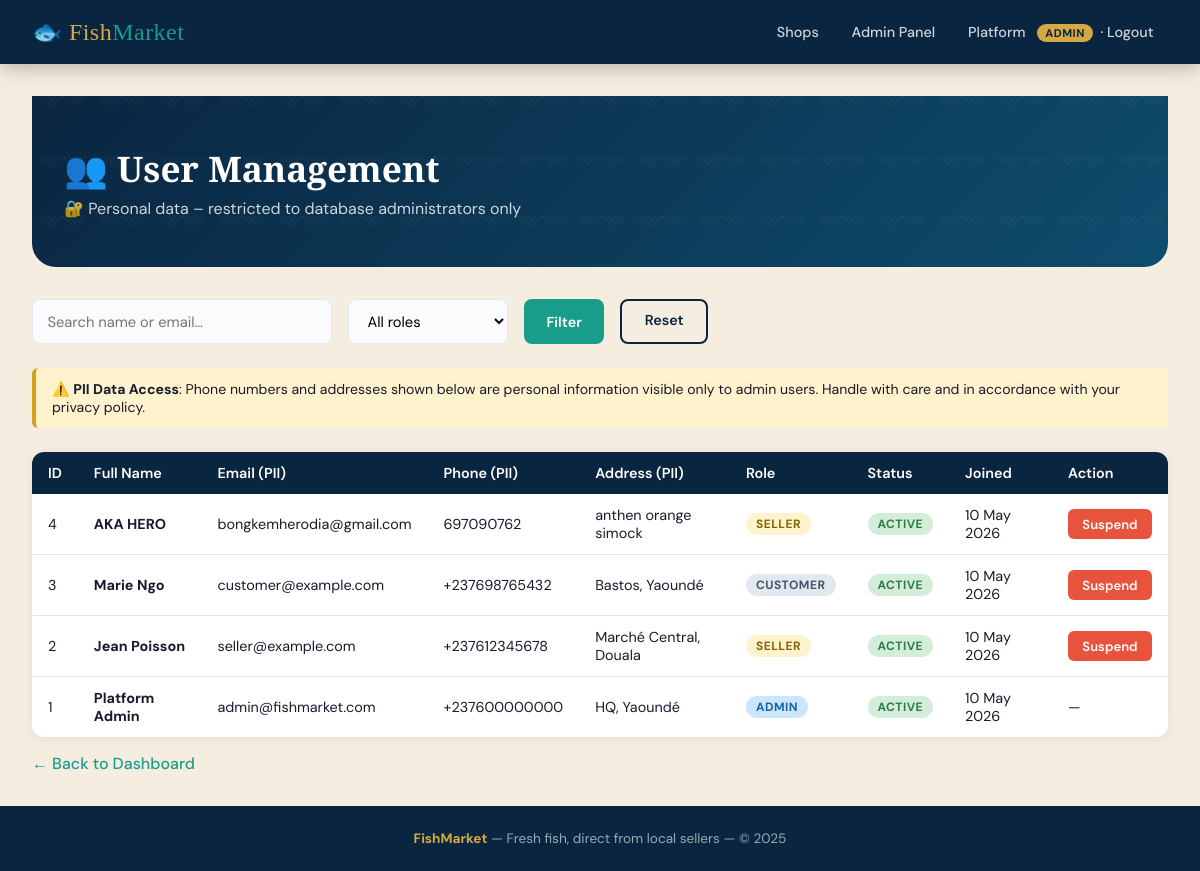
Page /admin/users (signed in) on the committed database.
### app.py (models this page shows, shortened)
class User(db.Model):
    __tablename__ = "users"
    id           = db.Column(db.Integer, primary_key=True)
    email        = db.Column(db.String(120), unique=True, nullable=False)
    password_hash= db.Column(db.String(256), nullable=False)
    role         = db.Column(db.String(20), nullable=False, default="customer")  # admin / seller / customer
    full_name    = db.Column(db.String(120), nullable=False)
    phone        = db.Column(db.String(30))           # PII – admin-only
    address      = db.Column(db.String(255))          # PII – admin-only
    created_at   = db.Column(db.DateTime, default=datetime.utcnow)
    is_active    = db.Column(db.Boolean, default=True)
    shop   = db.relationship("Shop",  back_populates="seller", uselist=False)
    orders = db.relationship("Order", back_populates="customer")

### app.py (the view)
@app.route("/admin/users")
@role_required("admin")
def admin_users():
    role   = request.args.get("role", "")
    q      = request.args.get("q", "").strip()
    query  = User.query
    if role:
        query = query.filter_by(role=role)
    if q:
        query = query.filter(
            (User.full_name.ilike(f"%{q}%")) | (User.email.ilike(f"%{q}%"))
        )
    users = query.order_by(User.created_at.desc()).all()
    return render_template("admin/users.html", user=current_user(), users=users, role=role, q=q)

### app.py (called while the page is built)
def role_required(*roles):
    def decorator(f):
        @wraps(f)
        def wrapper(*args, **kwargs):
            if "user_id" not in session:
                flash("Please log in.", "warning")
                return redirect(url_for("login"))
            user = db.session.get(User, session["user_id"])
            if not user or user.role not in roles:
                abort(403)
            return f(*args, **kwargs)
        return wrapper
    return decorator

def current_user():
    if "user_id" in session:
        return db.session.get(User, session["user_id"])
    return None

### templates/admin/users.html (shortened to what this page needs)
{% extends "base.html" %}
{% block content %}
<div class="page-header">
  <h1>👥 User Management</h1>
  <p>🔐 Personal data – restricted to database administrators only</p>
</div>
<form method="GET" style="display:flex;gap:1rem;flex-wrap:wrap;margin-bottom:1.5rem;">
  <input type="text" name="q" value="{{ q }}" placeholder="Search name or email…" style="max-width:300px;">
  <select name="role" style="max-width:160px;">
    <option value="">All roles</option>
  </select>
  <button type="submit" class="btn btn-primary">Filter</button>
  <a href="{{ url_for('admin_users') }}" class="btn btn-outline">Reset</a>
</form>
<div style="background:#fff3cd;border-left:4px solid var(--warning);padding:0.75rem 1rem;border-radius:6px;margin-bottom:1.5rem;font-size:0.88rem;">
  ⚠️ <strong>PII Data Access</strong>: Phone numbers and addresses shown below are personal information visible only to admin users.
  Handle with care and in accordance with your privacy policy.
</div>
<div class="card">
  <table>
    <thead>
      <tr>
        <th>ID</th><th>Full Name</th><th>Email (PII)</th><th>Phone (PII)</th>
        <th>Address (PII)</th><th>Role</th><th>Status</th><th>Joined</th><th>Action</th>
      </tr>
    </thead>
    <tbody>
      {% for u in users %}
      <tr>
        <td>{{ u.id }}</td>
        <td><strong>{{ u.full_name }}</strong></td>
        <td>{{ u.email }}</td>
        <td>{{ u.phone or '—' }}</td>
        <td>{{ u.address or '—' }}</td>
        <td>
          {% if u.role == 'admin' %}
            <span class="badge badge-blue">Admin</span>
          {% elif u.role == 'seller' %}
            <span class="badge badge-orange">Seller</span>
          {% else %}
            <span class="badge badge-gray">Customer</span>
          {% endif %}
        </td>
        <td>
          {% if u.is_active %}
            <span class="badge badge-green">Active</span>
          {% else %}
            <span class="badge badge-red">Suspended</span>
          {% endif %}
        </td>
        <td>{{ u.created_at.strftime('%d %b %Y') }}</td>
        <td>
          {% if u.role != 'admin' %}
          <form method="POST" action="{{ url_for('admin_toggle_user', uid=u.id) }}">
            <button type="submit" class="btn btn-sm {% if u.is_active %}btn-danger{% else %}btn-primary{% endif %}">
              {% if u.is_active %}Suspend{% else %}Activate{% endif %}
            </button>
          </form>
          {% else %}—{% endif %}
        </td>
      </tr>
      {% endfor %}
    </tbody>
  </table>
</div>
<div class="mt-2">
  <a href="{{ url_for('admin_dashboard') }}" class="link">← Back to Dashboard</a>
</div>
{% endblock %}

### templates/base.html (shortened to what this page needs)
<!DOCTYPE html>
<html lang="en">
<head>
</head>
<body>
<nav>
  <div class="nav-inner">
    <a href="{{ url_for('index') }}" class="nav-brand">🐟 Fish<span>Market</span></a>
    <div class="nav-links">
      <a href="{{ url_for('shops') }}">Shops</a>
      {% if user %}
        {% if user.role == 'admin' %}
          <a href="{{ url_for('admin_dashboard') }}">Admin Panel</a>
        {% elif user.role == 'seller' %}
          <a href="{{ url_for('seller_dashboard') }}">My Shop</a>
          <a href="{{ url_for('seller_orders') }}">Orders</a>
        {% else %}
          <a href="{{ url_for('my_orders') }}">My Orders</a>
        {% endif %}
        <a href="{{ url_for('logout') }}">
          {{ user.full_name.split()[0] }}
          <span class="nav-role">{{ user.role }}</span>
          &nbsp;·&nbsp;Logout
        </a>
      {% else %}
        <a href="{{ url_for('login') }}">Login</a>
        <a href="{{ url_for('register') }}" class="btn-nav">Register</a>
      {% endif %}
    </div>
  </div>
</nav>
<main>{% block content %}{% endblock %}</main>
<footer>
  <strong>FishMarket</strong> &mdash; Fresh fish, direct from local sellers &mdash; &copy; {{ 2025 }}
</footer>
</body>
</html>

### templates/base.html (style rules this page uses)
:root { --ocean: #0a2540; --tide: #0e4d6e; --seafoam: #1a9c8a; --coral: #e8533e; --sand: #f5ede0; --gold: #d4a843; --white: #ffffff; --text: #1a1a2e; --muted: #6c7a8d; --card-bg: #ffffff; --border: #e2e8f0; --success: #2d7d46; --danger: #c0392b; --warning: #d4a017; --info: #1565a0; }
*, *::before, *::after { box-sizing: border-box; margin: 0; padding: 0; }
html { scroll-behavior: smooth; }
body { font-family: 'DM Sans', sans-serif; background: var(--sand); color: var(--text); min-height: 100vh; display: flex; flex-direction: column; }
nav { background: var(--ocean); padding: 0 2rem; position: sticky; top: 0; z-index: 100; box-shadow: 0 2px 20px rgba(0,0,0,0.3); }
.nav-inner { max-width: 1200px; margin: 0 auto; display: flex; align-items: center; justify-content: space-between; height: 64px; }
.nav-brand { font-family: 'Playfair Display', serif; font-size: 1.5rem; color: var(--gold); text-decoration: none; letter-spacing: 0.02em; }
.nav-brand span { color: var(--seafoam); }
.nav-links { display: flex; align-items: center; gap: 0.25rem; }
.nav-links a { color: rgba(255,255,255,0.8); text-decoration: none; padding: 0.5rem 0.9rem; border-radius: 6px; font-size: 0.9rem; font-weight: 500; transition: all 0.2s; }
.nav-role { font-size: 0.7rem; background: var(--gold); color: var(--ocean); padding: 2px 8px; border-radius: 10px; font-weight: 700; text-transform: uppercase; letter-spacing: 0.05em; margin-left: 0.5rem; vertical-align: middle; }
main { flex: 1; max-width: 1200px; margin: 0 auto; padding: 2rem; width: 100%; }
.card { background: var(--card-bg); border-radius: 12px; box-shadow: 0 2px 12px rgba(10,37,64,0.08); overflow: hidden; transition: box-shadow 0.2s, transform 0.2s; }
.btn { display: inline-block; padding: 0.6rem 1.4rem; border-radius: 8px; font-weight: 600; font-size: 0.9rem; cursor: pointer; border: none; text-decoration: none; transition: all 0.2s; text-align: center; font-family: 'DM Sans', sans-serif; }
.btn-primary { background: var(--seafoam); color: #fff; }
.btn-danger { background: var(--coral); color: #fff; }
.btn-outline { background: transparent; color: var(--ocean); border: 2px solid var(--ocean); }
.btn-sm { padding: 0.4rem 0.9rem; font-size: 0.82rem; border-radius: 6px; }
input[type=text], input[type=email], input[type=password], input[type=number], input[type=url], textarea, select { width: 100%; padding: 0.65rem 0.9rem; border: 1.5px solid var(--border); border-radius: 8px; font-family: 'DM Sans', sans-serif; font-size: 0.92rem; transition: border-color 0.2s; background: #fafbfc; }
.page-header { background: linear-gradient(135deg, var(--ocean) 0%, var(--tide) 100%); color: white; padding: 3rem 2rem; margin-bottom: 2rem; border-radius: 0 0 24px 24px; position: relative; overflow: hidden; }
.page-header::before { content: ''; position: absolute; inset: 0; }
.page-header h1 { font-family: 'Playfair Display', serif; font-size: 2.2rem; position: relative; }
.page-header p { opacity: 0.8; margin-top: 0.4rem; position: relative; }
.badge { display: inline-block; padding: 3px 10px; border-radius: 20px; font-size: 0.75rem; font-weight: 700; text-transform: uppercase; letter-spacing: 0.04em; }
.badge-green { background: #d4edda; color: var(--success); }
.badge-orange { background: #fff3cd; color: #856404; }
.badge-blue { background: #cce5ff; color: var(--info); }
.badge-gray { background: #e2e8f0; color: #475569; }
table { width: 100%; border-collapse: collapse; font-size: 0.9rem; }
th { background: var(--ocean); color: white; padding: 0.75rem 1rem; text-align: left; font-weight: 600; }
td { padding: 0.75rem 1rem; border-bottom: 1px solid var(--border); }
tr:last-child td { border-bottom: none; }
footer { background: var(--ocean); color: rgba(255,255,255,0.6); text-align: center; padding: 1.5rem; font-size: 0.85rem; margin-top: auto; }
footer strong { color: var(--gold); }
.mt-2 { margin-top: 1rem; }
a.link { color: var(--seafoam); text-decoration: none; font-weight: 500; }

### rows in the picture
User: full_name "Platform", role "ADMIN", id "1", full_name "Platform Admin", email "admin@fishmarket.com", phone "+237600000000", address "HQ, Yaoundé", is_active "ACTIVE", created_at "10 May 2026"
User: id "4", full_name "AKA HERO", email "bongkemherodia@gmail.com", phone "697090762", address "anthen orange simock", role "SELLER", is_active "ACTIVE", created_at "10 May 2026"
User: id "3", full_name "Marie Ngo", email "customer@example.com", phone "+237698765432", address "Bastos, Yaoundé", role "CUSTOMER", is_active "ACTIVE", created_at "10 May 2026"
User: id "2", full_name "Jean Poisson", email "seller@example.com", phone "+237612345678", address "Marché Central, Douala", role "SELLER", is_active "ACTIVE", created_at "10 May 2026"

### other values in the picture
{{ 2025 }} "2025"
